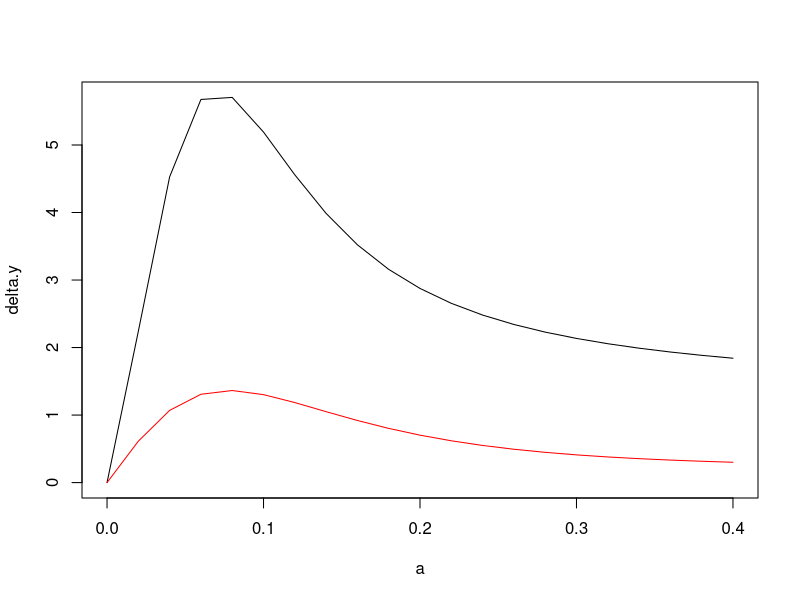
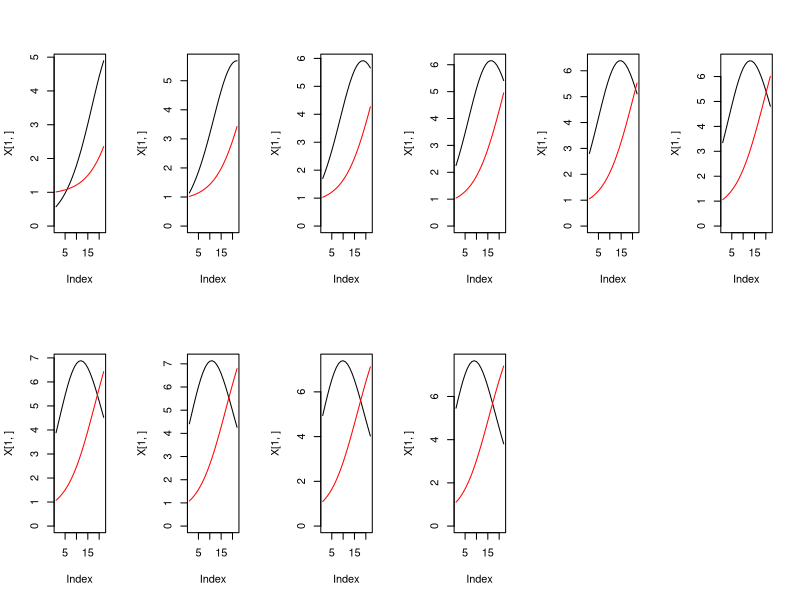
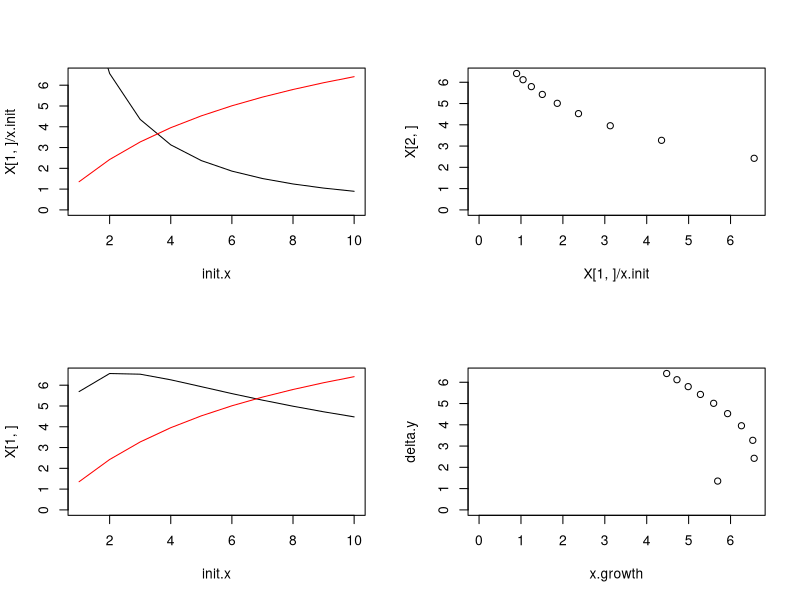
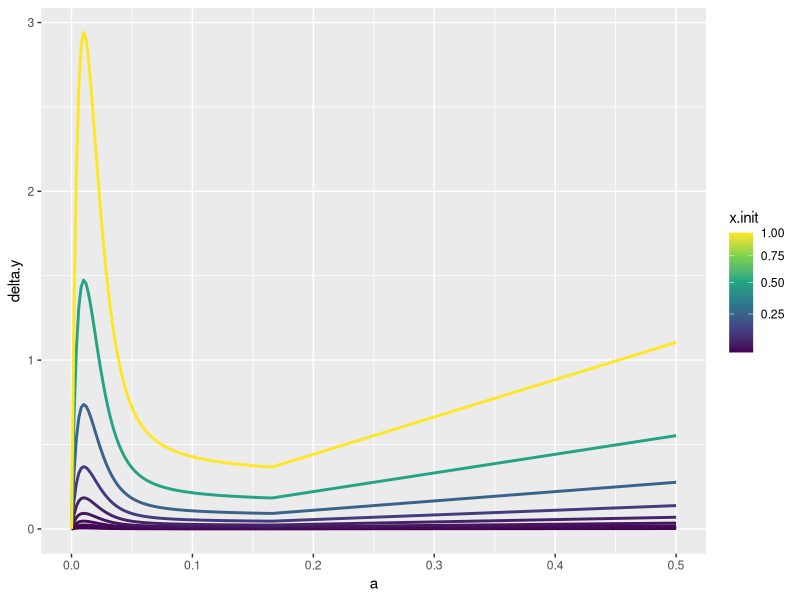

Recreate these plots in R, in order.
trajectory <- function(x.init, y.init, r, K, q, a, c, m, Tmax){
	
	x <- x.init
	y <- y.init
	
	X <- matrix(NA, 2, Tmax)
	for(t in 1:Tmax){
		x.next <- exp(r*(1 - x/K))*x - (1 - q)*a*max(0, x)*y^(2/3)
		y <- y + c*(1 - q)*a*max(0, x)*y^(2/3) - m
		x <- x.next
		
		X[,t] <- matrix(c(x,y),2,1)
	}	
	plot(X[1,], typ="l", ylim=c(0,max(X)))
	lines(X[2,], col="red")
}
trajectory <- Vectorize(trajectory)

growth <- function(x.init, y.init, r, K, q, a, c, m, Tmax){
	
	x <- x.init
	y <- y.init
	
	for(t in 1:Tmax){
		x.next <- exp(r*(1 - x/K))*x - (1 - q)*a*max(0, x)*y^(2/3)
		# x.next <- exp(r*(1 - x/K))*x - (1 - q)*a*max(0, x)*y
		y <- y + c*(1 - q)*a*max(0, x)*y^(2/3) - m
		x <- x.next
	}	
	
	return(c(x.growth=exp(r*(1 - x/K))*x, delta.y=y - y.init))
}
growth <- Vectorize(growth)

#############################################################
# Calculate the midge growth as a function of their consumption rate

x.init = .5
y.init = 1
r = .2
K = 20
q = 0
c = 0.3
m = .0
Tmax = 22

a.range <- .02*(0:20)
x.init.range <- c(.5, 4)
df <- data.frame(a = rep(a.range, times=length(x.init.range)), x.init=rep(x.init.range, each=length(a.range)))
for(x.init in x.init.range) for(a in a.range){
	X <- growth(x.init = x.init, y.init = y.init, r = r, K = K, q = q, a = a, c = c, m = m, Tmax = Tmax)
	df$x.growth[df$a == a & df$x.init == x.init] <- X[1,1]
	df$delta.y[df$a == a & df$x.init == x.init] <- X[2,1]
}

par(mfrow=c(1,1))
plot(delta.y ~ a, data=df[df$x.init==x.init.range[2],], typ="l")
lines(delta.y ~ a, data=df[df$x.init==x.init.range[1],], col="red")

############################################################
# Calculate the effect of initial algae concentrations

a = .07
x.init = c(.5*(1:10))

# trajectories
par(mfrow=c(2,6))
trajectory(x.init = x.init, y.init = y.init, r = r, K = K, q = q, a = a, c = c, m = m, Tmax = Tmax)

par(mfrow=c(2,2))

X <- growth(x.init = x.init, y.init = y.init, r = r, K = K, q = q, a = a, c = c, m = m, Tmax = Tmax)

plot(X[1,]/x.init, typ="l", ylim=c(0, max(X)), xlab="init.x")
lines(X[2,], col="red")

plot(X[1,]/x.init, X[2,], xlim=c(0,max(X[1,])), ylim=c(0,max(X[2,])))

plot(X[1,], typ="l", xlab="init.x", ylim=c(0,max(X)))
lines(X[2,], col="red")

plot(t(X), xlim=c(0,max(X[1,])), ylim=c(0,max(X[2,])))



#============================================================
library(tidyverse)
#=====
data <- read.csv("data.csv")
data2 <- read.csv("data2.csv")
obs <- read.csv("microcosm_biomass.csv")

nls(mean_sp~ a*chl*Btlag^(2/3),
    data = data,
    start = c(a = 0.2))

nls(mean_sp~ a*pplag*Btlag^(2/3),
    data = data2,
    start = c(a = 0.2))


nls(mean_sp~ a*algae_conc2*Btlag^(2/3),
    data = data,
    start = c(a = 0.2))


x.init = 200
y.init = 20
r = .2
K = 400
q = 0
c = 0.3
m = .0
Tmax = 22

#

a_init <- unique(data$algae_conc2)

a.range <- seq(0,0.5, by = 0.002)
x.init.range <- a_init
df <- data.frame(a = rep(a.range, times=length(x.init.range)), x.init=rep(x.init.range, each=length(a.range)))
for(x.init in x.init.range) for(a in a.range){
  X <- growth(x.init = x.init, y.init = y.init, r = r, K = K, q = q, a = a, c = c, m = m, Tmax = Tmax)
  df$x.growth[df$a == a & df$x.init == x.init] <- X[1,1]
  df$delta.y[df$a == a & df$x.init == x.init] <- X[2,1]
}


df %>% 
  ggplot(aes(x = a, y = delta.y, color = x.init, group = x.init))+
  geom_line(size = 1)+
  scale_color_viridis_c(trans= "log1p")




g2 <- function(x){growth(x.init = x.init, y.init = y.init, r = r, K = K, q = q, a = x, c = c, m = m, Tmax = Tmax)[2]}

g2(1)

optimize(g2, c(0,20))


for(i in seq(0,1, by = 0.02)){
  print(g2(i))
}

data.frame(x = seq(0,1, by = 0.02)) %>% 
  mutate( delta.y = g2(x))



